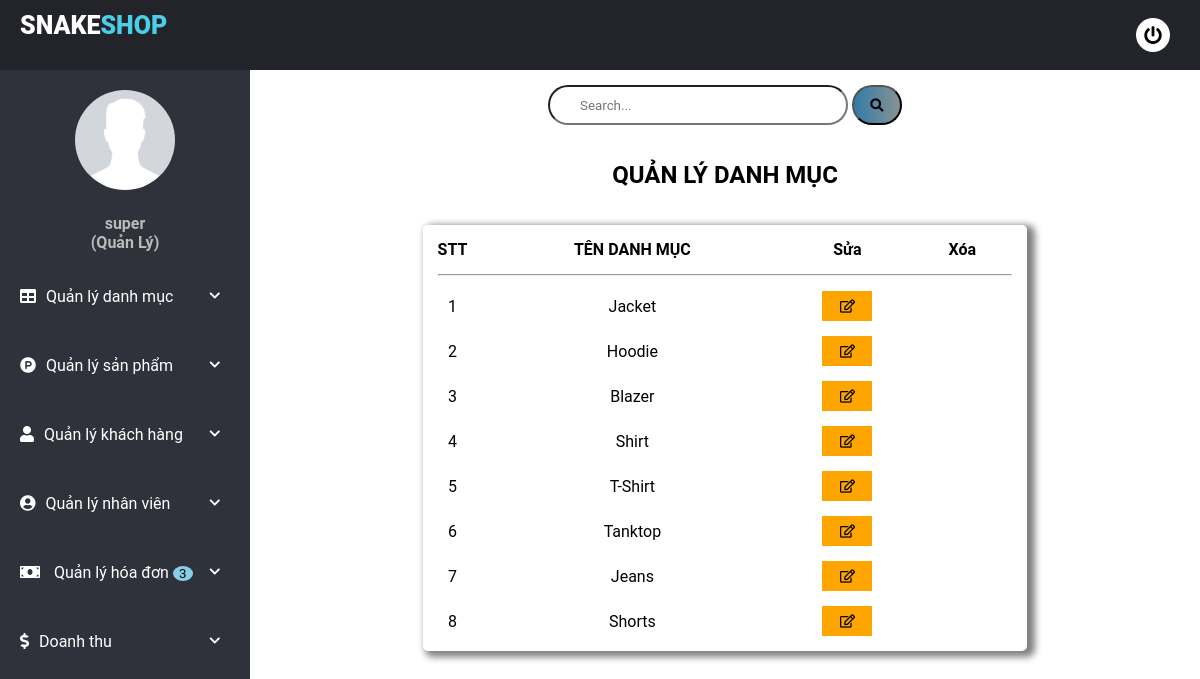
The page /admin/category/indexCate.php (signed in) on the database its author committed.
### tables this page shows
CREATE TABLE `detail_category` (
  `id` int(11) NOT NULL,
  `id_category` int(11) DEFAULT NULL,
  `name` varchar(100) DEFAULT NULL
);

### admin/category/indexCate.php (the view, shortened to what this page needs)
<!DOCTYPE html>
<html>
<head>
	<link rel="stylesheet" href="../../css/css.css">
	<link href="https://stackpath.bootstrapcdn.com/font-awesome/4.7.0/css/font-awesome.min.css" rel="stylesheet">
	<link rel="stylesheet" href="../../css/side_bar.css">
</head>
<body>
	<?php
		include("../../connect/open.php");
					$search = "";
					$sql = "SELECT * FROM detail_category WHERE name LIKE '%$search%'";
					$resultCate = mysqli_query($con,$sql);
	?>
	<div class="wrapper">
		<?php
			include("../../side_bar.php");
		?>
		<div class="content">
			<div class="row">
				<form>
					<input type="text" name="search" placeholder ="Search..." value="<?php if (isset($_GET["search"])) {
	                                              echo $_GET["search"];
	                                            } ?>" >
					<button><i class="fa fa-search"></i></button>
				</form>
			</div>
			<div class="content_content">
				<h2 class="text-center">Quản Lý Danh Mục</h2>
				<table>
					<tr>
						<th>STT</th>
						<th width="300px">TÊN DANH MỤC</th>
						<th width="100px">Sửa</th>
						<?php if(isset($_SESSION["Sadmin"])){ ?>
						<th width="100px">Xóa</th>
						<?php } ?>
					</tr>
					<tr>
						<td colspan="4"><hr></td>
					</tr>
					<?php
						$index = 1;
						if($resultCate != null){
						while($category = mysqli_fetch_array($resultCate)){
					?>
					<tr>
						<td><?php echo $index++ ?></td>
						<td><?php echo $category["name"] ?></td>
						<td>
							<a href="update.php?id=<?php echo $category["id"]?>"><button class="warning" ><i class="far fa-edit"></i></button></a>
						</td>
					</tr>
					<?php }} ?>
				</table>
			</div>
		</div>
	</div>
</body>
</html>

### css/css.css (style rules this page uses)
* { margin: 0; padding: 0; list-style: none; text-decoration: none; box-sizing: border-box; font-family: "Roboto", sans-serif; }
body { background: #fff; }
input { outline: none; }
button { outline: none; }
.wrapper .content { width: (100% - 250px); margin-top: 70px; margin-left: 250px; padding: 15px; height: 100%; transition: 0.3s; min-height: 100vh; }
.wrapper .content .row { display: flex; align-items: center; flex-wrap: wrap; justify-content: space-around; }
.wrapper .content .row input { width: 300px; height: 40px; border-radius: 20px 20px 20px 20px; padding-left: 30px; }
.wrapper .content .row button { width: 50px; height: 40px; border-radius: 20px 20px 20px 20px; background: linear-gradient(to left, #879394, #327ba8); transition: 0.3s; transition-property: background; }
.text-center { text-align: center; color: black; line-height: 100px; text-transform: uppercase; font-weight: 700; }
.wrapper .content .content_content table { max-width: 100%; max-height: 100%; border: 0px; border-spacing: 15px; border-radius: 5px 5px 5px 5px; margin: auto; padding: auto; background: #fff; text-align:center; box-shadow: 5px 3px 7px 3px gray; }
.content_content .warning { width: 50px; height: 30px; background: orange; color: black; font-weight: bold; border: none; }

### css/side_bar.css (style rules this page uses)
* { margin: 0; padding: 0; list-style: none; text-decoration: none; box-sizing: border-box; font-family: "Roboto", sans-serif; }
body { background: #fff; }
.wrapper .content { width: (100% - 250px); margin-top: 70px; margin-left: 250px; padding: 15px; height: 100%; transition: 0.3s; min-height: 100vh; }

### rows shown on the page
detail_category: name "Jacket"
detail_category: name "Hoodie"
detail_category: name "Blazer"
detail_category: name "Shirt"
detail_category: name "T-Shirt"
detail_category: name "Tanktop"
detail_category: name "Jeans"
detail_category: name "Shorts"

### other values the page prints
$Sadmin "super"
$row "3"
